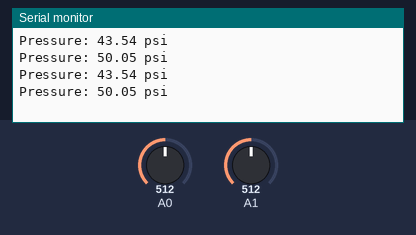
Recording of a sketch running on a simulated Arduino Uno, built with avr-gcc and run on an emulated ATmega328P. Shown: the last lines printed to the serial monitor. The test bench sets the inputs (shaded band); at power-on: A0 = 512, A1 = 512.

Above: at 1.8 s.
1.9 s: A0 set to 716
At 2.6 s:
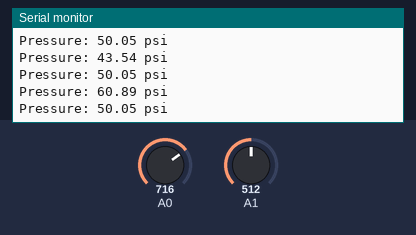
3.4 s: A1 set to 716
At 4.7 s:
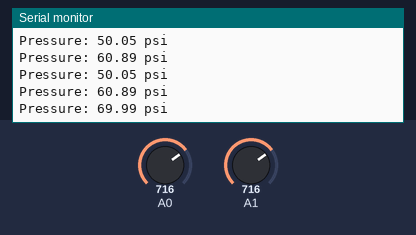
4.9 s: A0 set to 900
At 5.8 s:
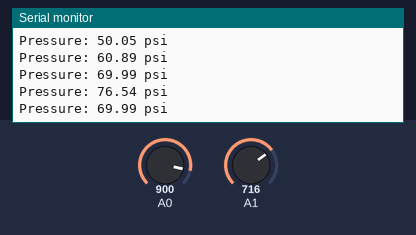
6.4 s: A1 set to 900
At 7.8 s:
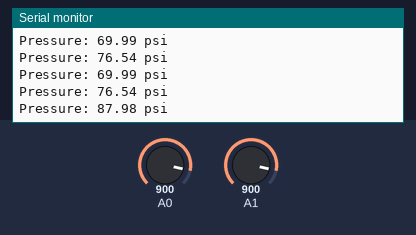
Timing chart, 0 to 8.9 s (numbered marks = the images above; inputs shaded):
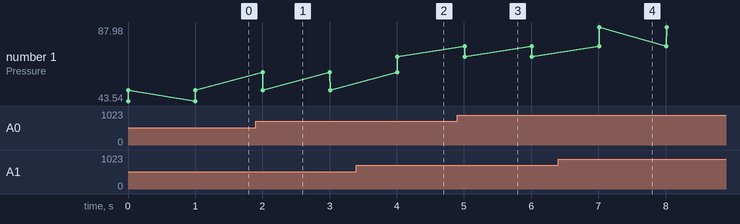

The sketch:

functional_pressure_sensor.ino
```cpp
#include "pressure_sensor.h"

PressureSensorConfig sensor1 = {A0, 0, 87};  // Example: Sensor on pin A0, range 0-87 psi
PressureSensorConfig sensor2 = {A1, 0, 100}; // Another sensor, different range

// Higher-order function: Processes sensor data with a callback
void processPressureData(const PressureSensorConfig &sensor, void (*callback)(float)) {
    float pressure = readPressure(sensor);
    callback(pressure);
}

// Output function: Prints sensor data
void printPressure(float pressure) {
    Serial.print(F("Pressure: "));
    Serial.print(pressure);
    Serial.println(F(" psi"));
}

void setup() {
    Serial.begin(115200);
}

void loop() {
    processPressureData(sensor1, printPressure);
    processPressureData(sensor2, printPressure);
    delay(1000);
}
```

pressure_sensor.cpp
```cpp
#include "pressure_sensor.h"

// Pure function to read voltage from the sensor
float readVoltage(const PressureSensorConfig &config) {
    int analogValue = analogRead(config.analogPin);  // Read analog input (0-1023)
    return (analogValue / 1023.0) * 10.0;  // Convert to 0-10V range
}

// Pure function to read pressure in psi
float readPressure(const PressureSensorConfig &config) {
    float voltage = readVoltage(config);
    return (voltage / 10.0) * config.maxPressure;  // Scale voltage (0-10V) to pressure range
}
```

pressure_sensor.h
```cpp
#ifndef PRESSURE_SENSOR_H
#define PRESSURE_SENSOR_H

#include <Arduino.h>

// Struct to hold sensor configuration
struct PressureSensorConfig {
    byte analogPin;    // Pin connected to the sensor
    float minPressure; // Minimum pressure in psi
    float maxPressure; // Maximum pressure in psi
};

// Function prototypes (declarations)
float readVoltage(const PressureSensorConfig &config);
float readPressure(const PressureSensorConfig &config);

#endif
```

Measured:
- after the input at 1.9 s, the serial monitor: prints a new line after 0.10 s (image 1)
- after the input at 3.4 s, the serial monitor: prints a new line after 0.61 s (image 2)
- after the input at 4.9 s, the serial monitor: prints a new line after 0.11 s (image 3)
- after the input at 6.4 s, the serial monitor: prints a new line after 0.61 s (image 4)
- plotted number 1: 50.05 → 69.99 after the input at 3.4 s, 69.99 → 87.98 after the input at 6.4 s
